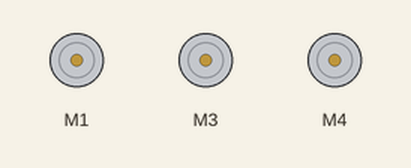
Recording of a sketch running on a simulated Arduino Uno, built with avr-gcc and run on an emulated ATmega328P. On the bench: 3 × DC motor (green arrow = forward, orange = backward, longer = faster).

Above: at 0.1 s.
At 3.1 s:
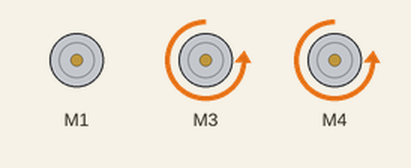
At 23.1 s:
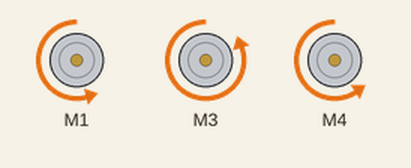
At 43.1 s:
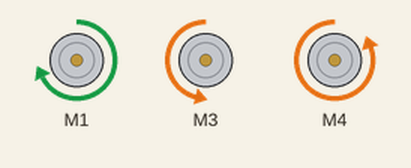
At 63.1 s:
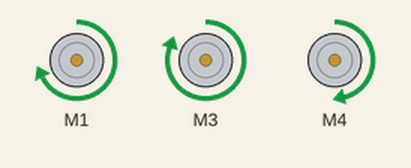
At 83.1 s:
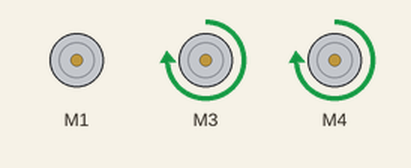
Timing chart, 0 to 84.6 s (numbered marks = the images above):
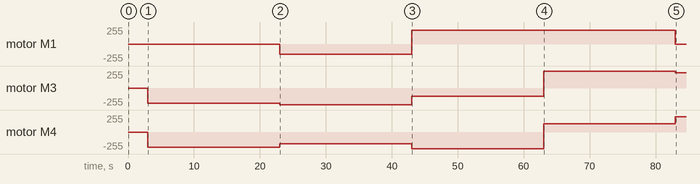

The sketch:

ratrace.ino
```cpp
#include <CircleBot.h>
#include <AFMotor.h>

CircleBot bot(1, 3, 4);

void setup() {
    Serial.begin(9600);
    delay(3000);
    bot.Move(0, 1000);
    delay(20000);
    bot.Move(-500, 1000);
    delay(20000);
    bot.Move(1000, 1000);
    delay(20000);
    bot.Move(1000, -1000);
    delay(20000);
    bot.Move(0,-1000);
    delay(50000);
    bot.Move(0,0);
}

void loop() {

}
```

Measured:
- by itself, motor M1: stopped → backward 155/255 at 23.0 s, → forward 206/255 20.0 s later, → stopped 40.0 s later
- by itself, motor M3: stopped → backward 230/255 at 3.0 s, → backward 254/255 20.0 s later, → backward 123/255 20.0 s later, → forward 254/255 20.0 s later, … (5 changes in this stretch)
- by itself, motor M4: stopped → backward 230/255 at 3.0 s, → backward 174/255 20.0 s later, → backward 254/255 20.0 s later, → forward 123/255 20.0 s later, … (5 changes in this stretch)
